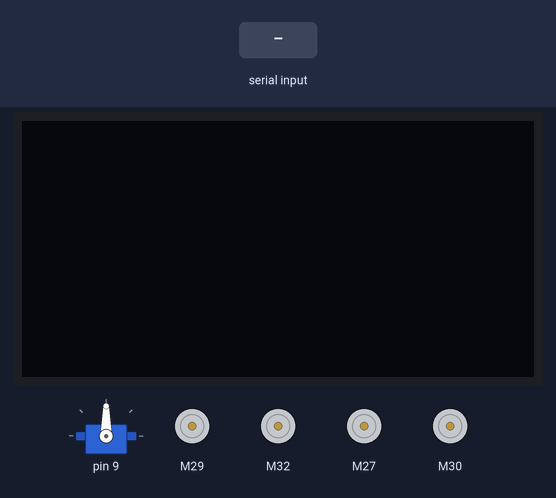
This sketch was run on a simulated Arduino Mega 2560, built with avr-gcc and run on an emulated ATmega2560. Shown: servo, 128×64 one-colour display, 4 × DC motor (green arrow = forward, orange = backward, longer = faster). The inputs (shaded band) are chosen by the test bench.

Above: at 1.2 s.
1.3 s: "90,45#" received over the second serial link
At 2.2 s:
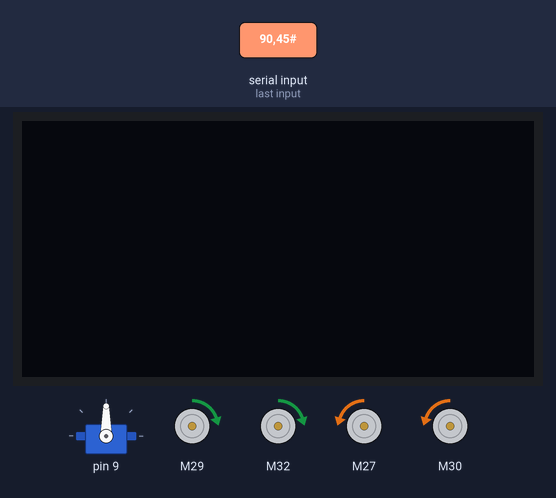
2.8 s: "30,150#" received over the second serial link
At 3.3 s:
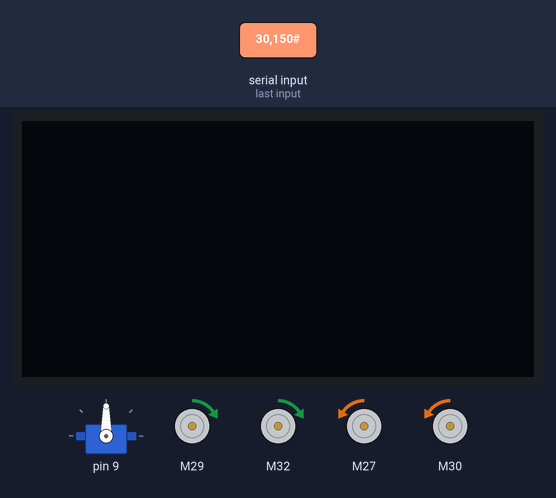
4.3 s: "200#" received over the second serial link
At 5.5 s:
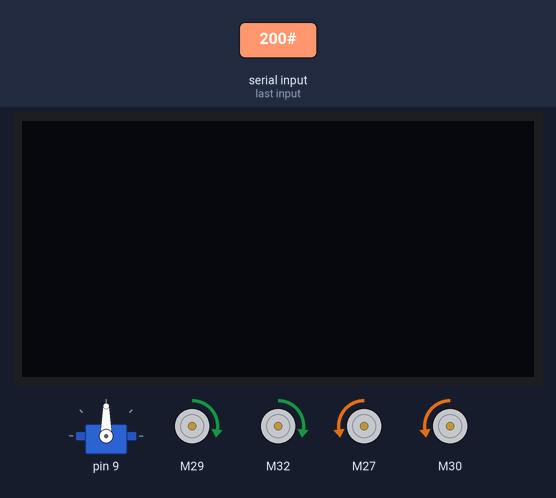
5.8 s: "90#" received over the second serial link
At 6.7 s:
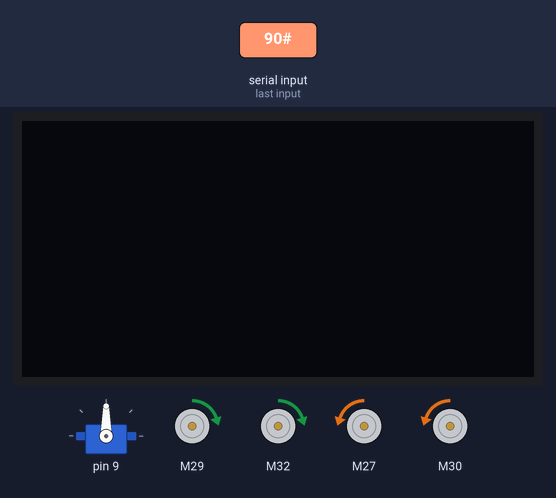
Timing chart, 0 to 8.3 s (numbered marks = the images above; inputs shaded):
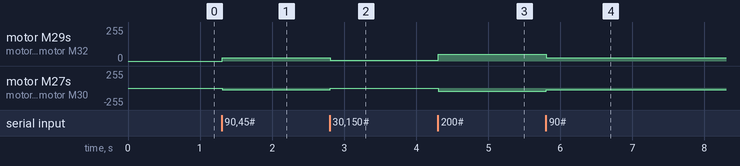

Measured:
- after the input at 1.3 s, motor M29, motor M32: stopped → forward 23/255 at once; motor M27, motor M30: stopped → backward 23/255 at once
- after the input at 2.8 s, motor M29, motor M32: forward 23/255 → forward 7/255 at once; motor M27, motor M30: backward 23/255 → backward 7/255 at once
- after the input at 4.3 s, motor M29, motor M32: forward 7/255 → forward 51/255 at once; motor M27, motor M30: backward 7/255 → backward 51/255 at once
- after the input at 5.8 s, motor M29, motor M32: forward 51/255 → forward 23/255 at once; motor M27, motor M30: backward 51/255 → backward 23/255 at once

The sketch:

medcar.ino
```cpp
#include "motors.hpp"
#include "common.hpp"
#include "servo.hpp"
#include "oled.hpp"

void setup() {
  initServo();
  initOled();
  Serial1.begin(9600);
  while (!Serial1);
  Serial.begin(9600);
}

void loop() {
  setMotors();
  //disp("Pick 5 ;)");
}
```

common.hpp
```cpp
#pragma once
const auto BAUDRATE = 9600;
```

motors.hpp
```cpp
#pragma once

// motors' pins
namespace MotorPin {
  const auto EN_FL = 12;
  const auto EN_FR = 13;
  const auto IN_FL_0 = 29;
  const auto IN_FL_1 = 28;
  const auto IN_FR_0 = 27;
  const auto IN_FR_1 = 26;
  const auto EN_BL = 10;
  const auto EN_BR = 11;
  const auto IN_BL_0 = 32;
  const auto IN_BL_1 = 33;
  const auto IN_BR_0 = 30;
  const auto IN_BR_1 = 31;
}

namespace Speed {
  const auto MAX = 256;
  const auto MIN = -256;
  const auto RANGE = MAX - MIN;
}

void setMotors();
```

motors.ino
```cpp
#include <L298NX2.h>
#include "motors.hpp"

// https://github.com/AndreaLombardo/L298N
/* motors
   [[front-left, back-left],
    [front-right, back-right]]
*/
L298N* motors[2][2] = {
  {new L298N(MotorPin::EN_FL, MotorPin::IN_FL_0, MotorPin::IN_FL_1),
   new L298N(MotorPin::EN_BL, MotorPin::IN_BL_0, MotorPin::IN_BL_1)},
  {new L298N(MotorPin::EN_FR, MotorPin::IN_FR_0, MotorPin::IN_FR_1),
   new L298N(MotorPin::EN_BR, MotorPin::IN_BR_0, MotorPin::IN_BR_1)}
};

int speedClip(int x) {
  return min(max(x, Speed::MIN + 1), Speed::MAX - 1);
}

void setMotors() {
  int ls = 0, rs = 0;
  if (Serial1.available()) {
    auto data = Serial1.readStringUntil('#').toInt();

    float radius = float(data % 10000) / 1000;
    float angle = float(int(data / 10000)) / 360 * 2 * PI;

    /*
      linear inbetween:
                  (MAX, MAX)
                      ^
                      |
      (-MAX, MAX) <---+---> (MAX, -MAX)
                      |
                      v
                 (-MAX, -MAX)
     */
    if (angle >= 0 && angle < PI / 2) {
      ls = Speed::MAX;
      rs = -Speed::MAX + Speed::RANGE * angle / (PI / 2);
    } else if (angle >= PI / 2 && angle < PI) {
      ls = Speed::MAX - Speed::RANGE * (angle - PI / 2) / (PI / 2);
      rs = Speed::MAX;
    } else if (angle >= PI && angle < PI * 3 / 2) {
      ls = -Speed::MAX;
      rs = Speed::MAX - Speed::RANGE * (angle - PI) / (PI / 2);
    } else { // angle >= PI * 3 / 2 && angle < 2 * PI
      ls = -Speed::MAX + Speed::RANGE * (angle - PI * 3 / 2) / (PI / 2);
      rs = -Speed::MAX;
    }

    ls *= radius;
    rs *= radius;
    ls = speedClip(ls);
    rs = speedClip(rs);

    /* Serial.println("ls, rs:"); */
    /* Serial.println(ls); */
    /* Serial.println(rs); */

    for (auto lm: motors[0]) { // left motors
      lm->setSpeed(abs(ls));
      ls > 0 ? lm->forward() : lm->backward();
      if (ls == 0) lm->stop();
    }
    for (auto rm: motors[1]) { // right motors
      rm->setSpeed(abs(rs));
      rs > 0? rm->forward() : rm->backward();
      if (rs == 0) rm->stop();
    }

    /* Serial.println("left motors:"); */
    /* Serial.println(motors[0][0]->getSpeed()); */
    /* Serial.println(motors[0][0]->getDirection()); */
    /* Serial.println(motors[0][1]->getSpeed()); */
    /* Serial.println(motors[0][1]->getDirection()); */
    /* Serial.println("right motors:"); */
    /* Serial.println(motors[1][0]->getSpeed()); */
    /* Serial.println(motors[1][0]->getDirection()); */
    /* Serial.println(motors[1][1]->getSpeed()); */
    /* Serial.println(motors[1][1]->getDirection()); */
    /* Serial.println(); */
  }
}
```

oled.hpp
```cpp
#pragma once

namespace OledPin {
  const auto SCL = 21;
  const auto SDA = 20;
}

void disp(char s[]);
```

oled.ino
```cpp
#include <U8x8lib.h>

U8X8_SSD1309_128X64_NONAME2_SW_I2C oled(OledPin::SCL, OledPin::SDA);

void initOled() {
  oled.begin();
}

void disp(char s[]) {
  oled.clear();
  oled.setFont(u8x8_font_8x13_1x2_f);
  oled.print(s);
}
```

servo.hpp
```cpp
#pragma once

namespace ServoPin {
  const auto PWM = 9;
}

void initServo();
void setServo(float rad);
```

servo.ino
```cpp
#include <Servo.h>
#include "servo.hpp"

Servo medbin;

void initServo() {
  medbin.attach(ServoPin::PWM);
}

void setServo(float rad=0) {
  medbin.write(rad * 180 / PI);
}
```
